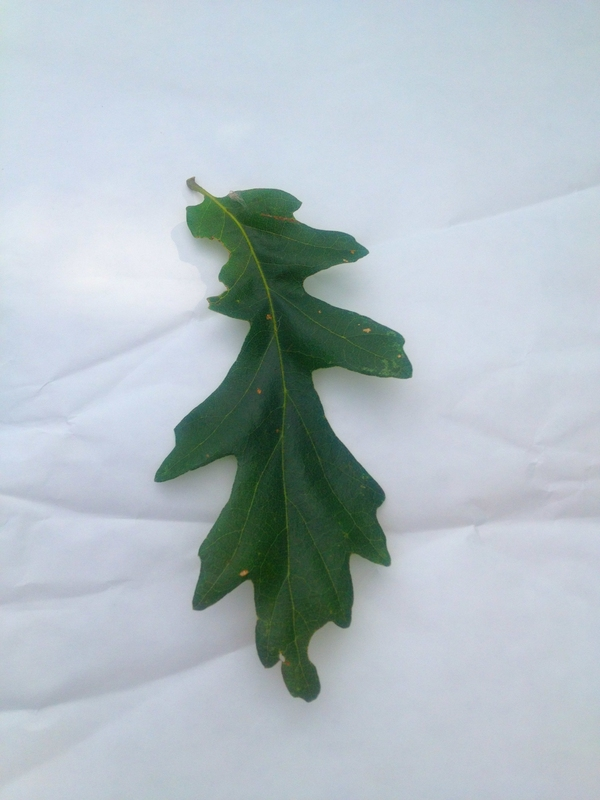
#> input picture Domasni/DomasnaRabota3/database/11187.jpg, 600 x 800 px
$ python DomasnaRabota3.19.py
#> lines starting #> are read from the running program, lines starting #| are printed output that depends on the picture; after the words box and inside, x2 and y2 are one past the last pixel; in counts of white or black regions, pixels touching at a corner belong together
import cv2
import numpy as np

img = cv2.imread('database/11187.jpg')
#> img is the input picture: shape (800, 600, 3); mean B, G, R 195, 189.1, 176.8
gray = cv2.cvtColor(img, cv2.COLOR_BGR2GRAY)
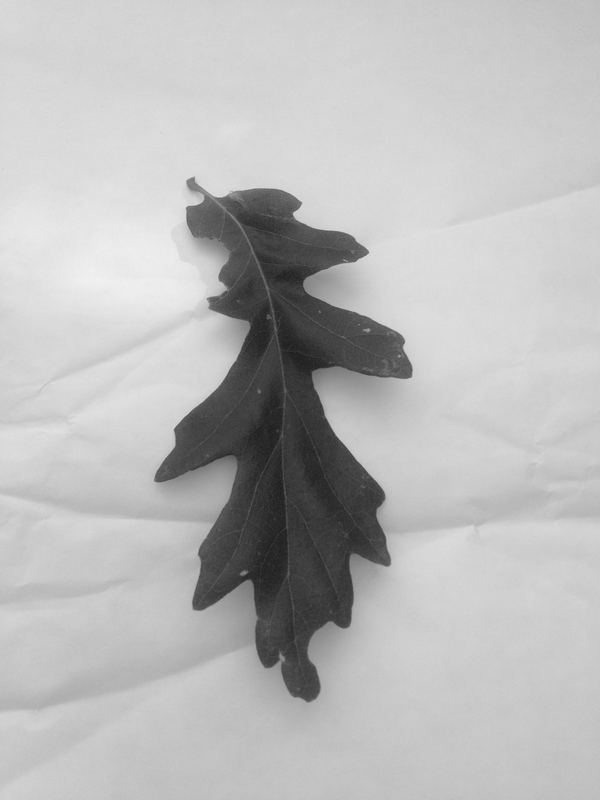
#> gray: shape (800, 600); min 28, max 242, mean 186.1
ret, thresh = cv2.threshold(gray, 0, 255, cv2.THRESH_BINARY_INV + cv2.THRESH_OTSU)
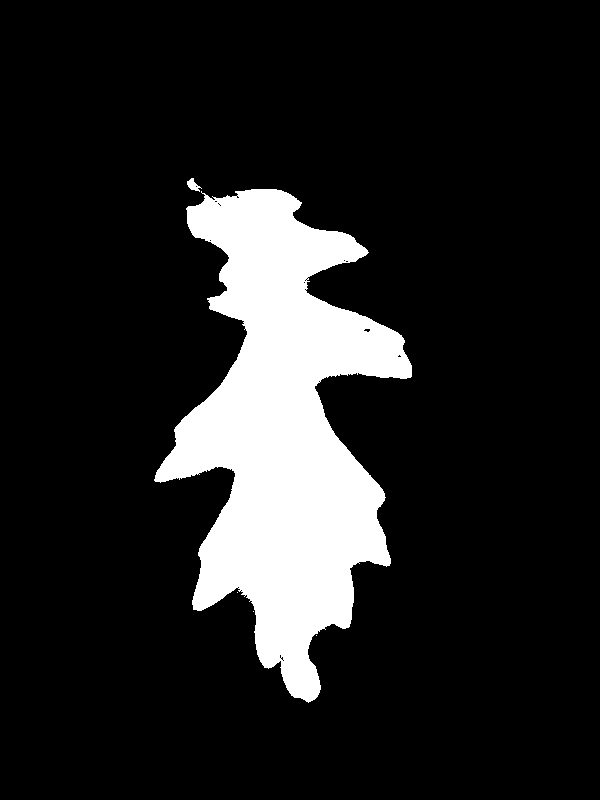
#> thresh: shape (800, 600); 13.6% white; 5 white regions (3 under 20 px)
#> ret = 135
contours, _ = cv2.findContours(thresh, cv2.RETR_EXTERNAL, cv2.CHAIN_APPROX_SIMPLE)
#> contours = 5 contours, 3 with area under 20; largest, box (x1, y1, x2, y2) and area: (154, 189, 412, 703) 64200, (187, 178, 202, 192) 82
contour_img = np.zeros_like(img)
cv2.drawContours(contour_img, contours, -1, (0, 140, 0), 2)
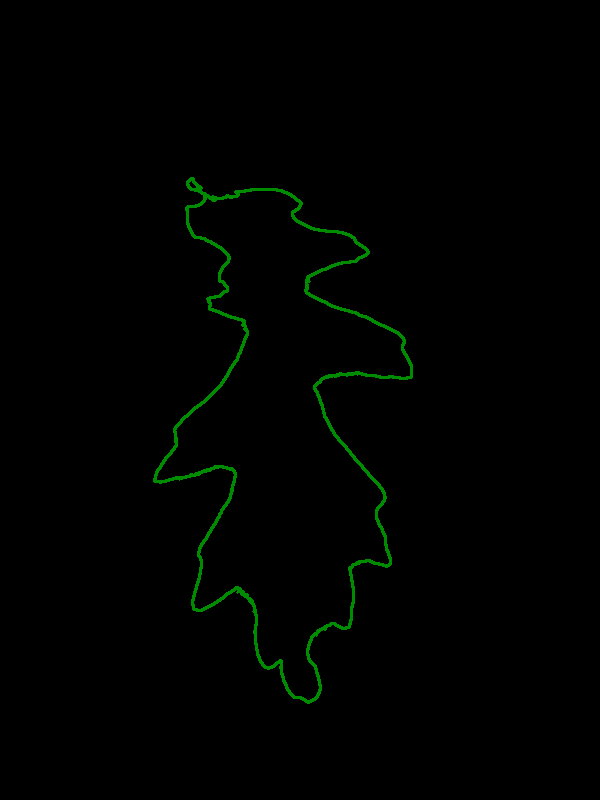
#> contour_img: shape (800, 600, 3); mean of channels 0, 1, 2 0, 1.9, 0; drawn as B, G, R
cv2.imshow('Original Image', img)
cv2.imshow('Segmentation', thresh)
processed_img = cv2.medianBlur(thresh, 5)
#> processed_img: shape (800, 600); 13.6% white; 2 white regions, box (x1, y1, x2, y2) and area: (155, 189, 412, 702) 65040, (187, 179, 200, 191) 94
cv2.imshow('Processed Image', processed_img)
cv2.imshow('Image with Contours', contour_img)
cv2.waitKey(0)
cv2.destroyAllWindows()

$ run again, with Domasni/DomasnaRabota3/database/1.jpg copied over Domasni/DomasnaRabota3/database/11187.jpg
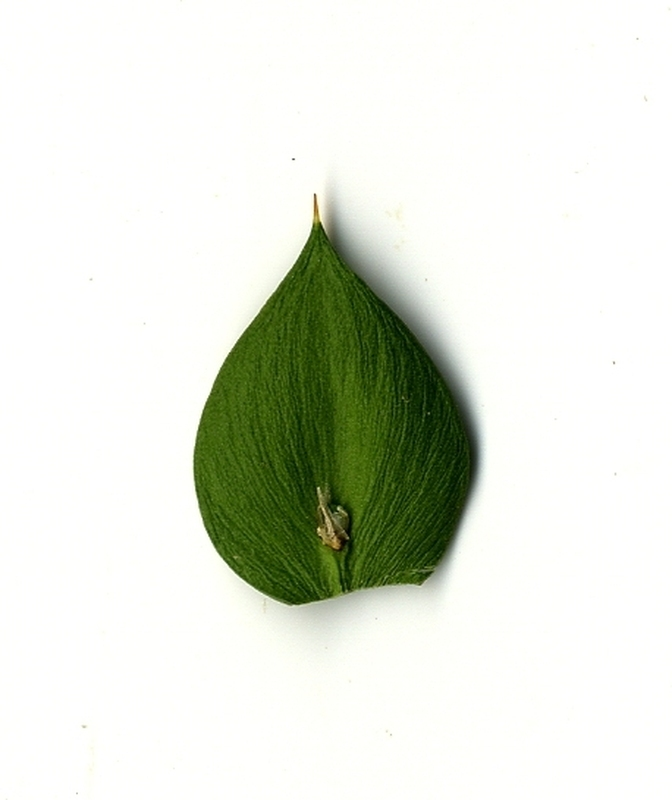
#> input picture Domasni/DomasnaRabota3/database/1.jpg, 672 x 800 px
#> img is the input picture: shape (800, 672, 3); mean B, G, R 218, 228.9, 224.7
#> `ret, thresh = cv2.threshold(gray, 0, 255, cv2.THRESH_BINARY_INV + cv2...`:
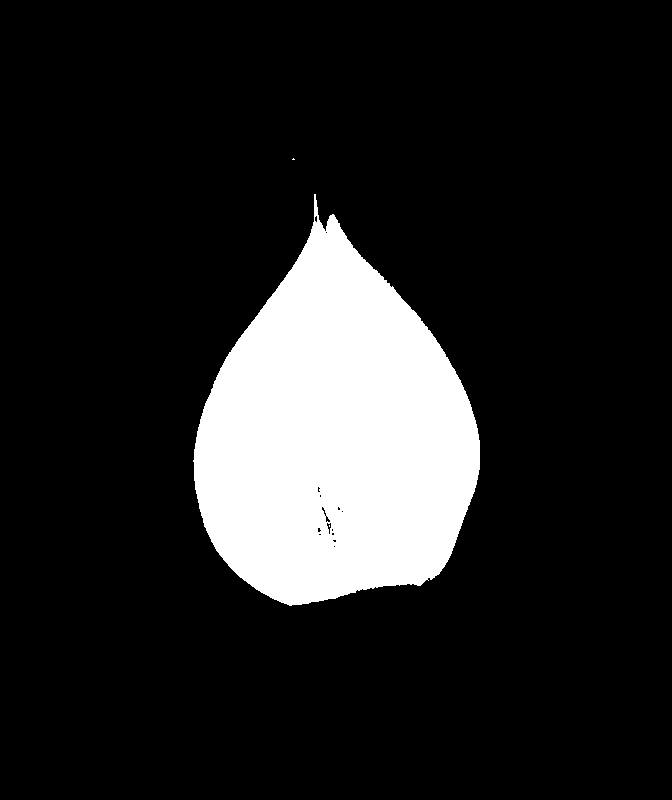
#> thresh: shape (800, 672); 14.2% white; 3 white regions (2 under 20 px)
#> ret = 158
#> contours = 2 contours, 1 with area under 20; largest, box (x1, y1, x2, y2) and area: (193, 194, 480, 606) 75820
#> `cv2.drawContours(contour_img, contours, -1, (0, 140, 0), 2)`:
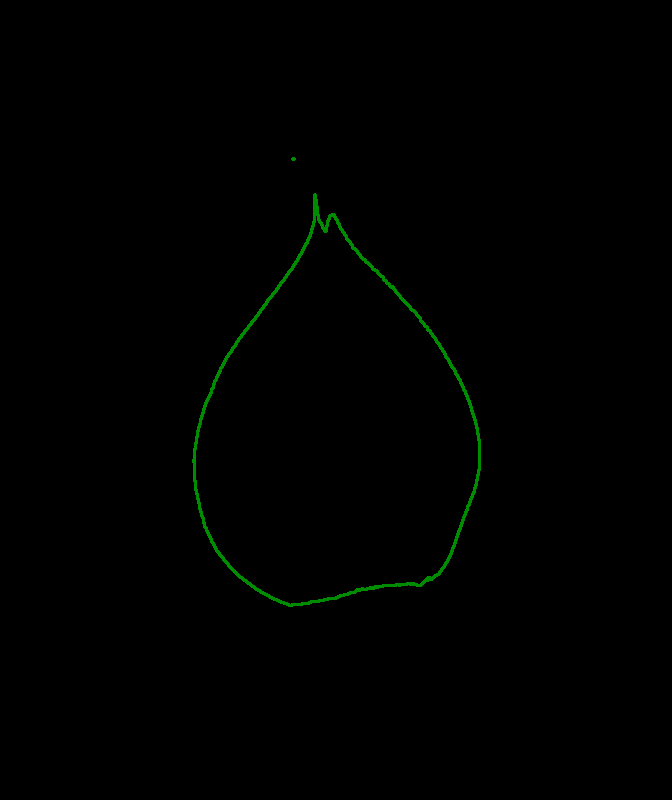
#> contour_img: shape (800, 672, 3); mean of channels 0, 1, 2 0, 1, 0; drawn as B, G, R
#> processed_img: shape (800, 672); 14.2% white; 1 white region, box (x1, y1, x2, y2) and area: (194, 200, 480, 606) 76293

$ run again, with Domasni/DomasnaRabota3/database/10000.jpg copied over Domasni/DomasnaRabota3/database/11187.jpg
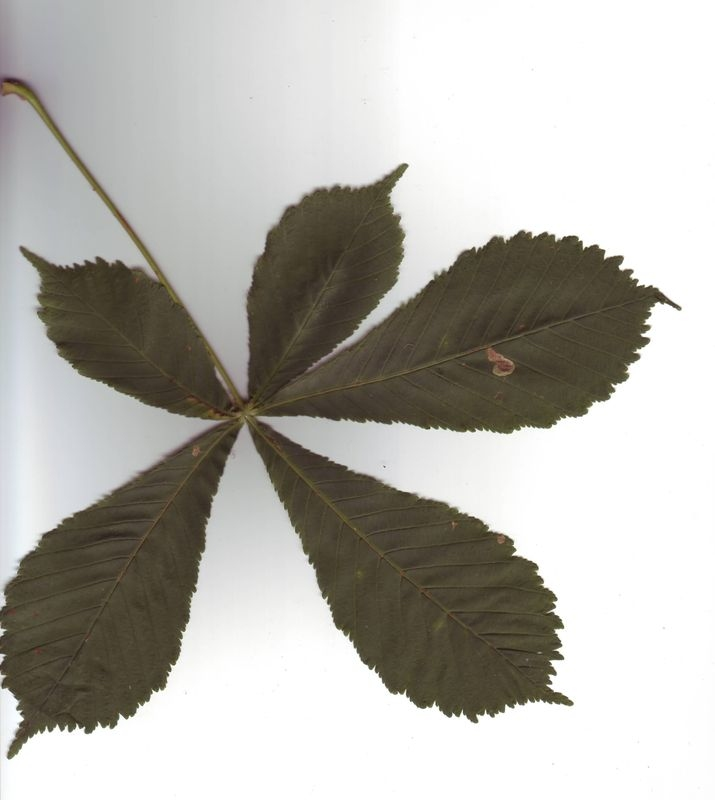
#> input picture Domasni/DomasnaRabota3/database/10000.jpg, 715 x 800 px
#> img is the input picture: shape (800, 715, 3); mean B, G, R 173.9, 179.8, 181.8
#> `ret, thresh = cv2.threshold(gray, 0, 255, cv2.THRESH_BINARY_INV + cv2...`:
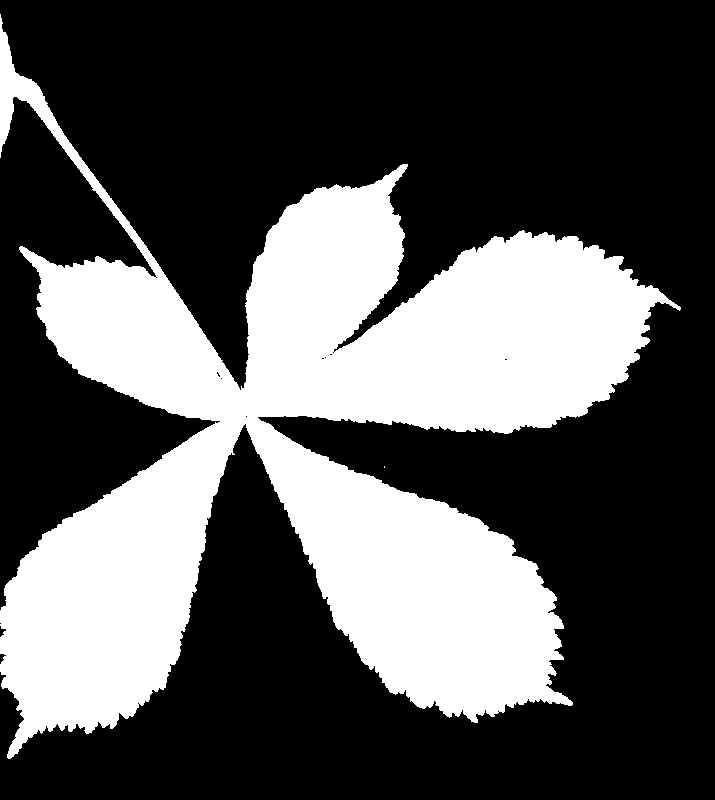
#> thresh: shape (800, 715); 33% white; 2 white regions (1 under 20 px)
#> ret = 151
#> contours = 2 contours, 1 with area under 20; largest, box (x1, y1, x2, y2) and area: (0, 14, 681, 759) 186296
#> `processed_img = cv2.medianBlur(thresh, 5)`:
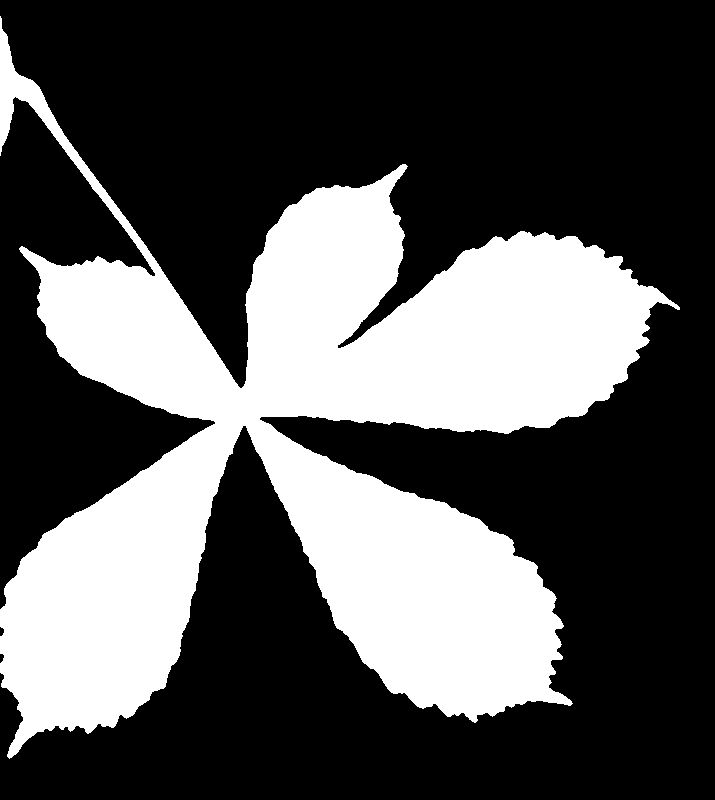
#> processed_img: shape (800, 715); 33% white; 1 white region, box (x1, y1, x2, y2) and area: (0, 16, 680, 759) 188844

$ run again, with Domasni/DomasnaRabota3/database/10001.jpg copied over Domasni/DomasnaRabota3/database/11187.jpg
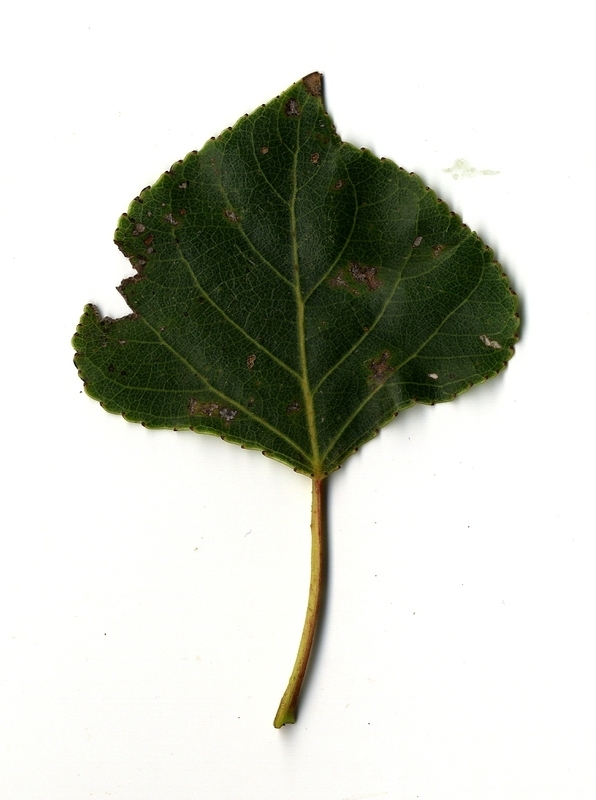
#> input picture Domasni/DomasnaRabota3/database/10001.jpg, 596 x 800 px
#> img is the input picture: shape (800, 596, 3); mean B, G, R 195.5, 204.3, 201.6
#> `ret, thresh = cv2.threshold(gray, 0, 255, cv2.THRESH_BINARY_INV + cv2...`:
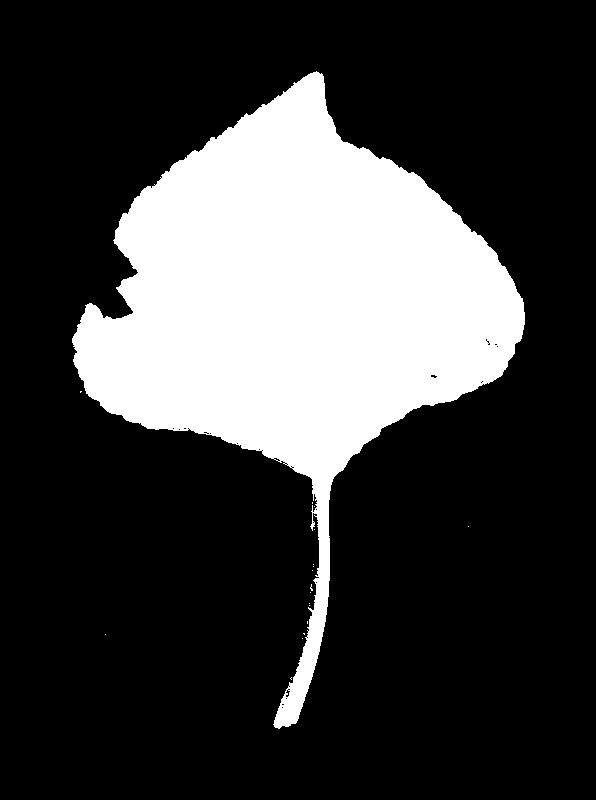
#> thresh: shape (800, 596); 24.1% white; 18 white regions (17 under 20 px)
#> ret = 148
#> contours = 18 contours, 17 with area under 20; largest, box (x1, y1, x2, y2) and area: (72, 71, 525, 729) 113786
#> `processed_img = cv2.medianBlur(thresh, 5)`:
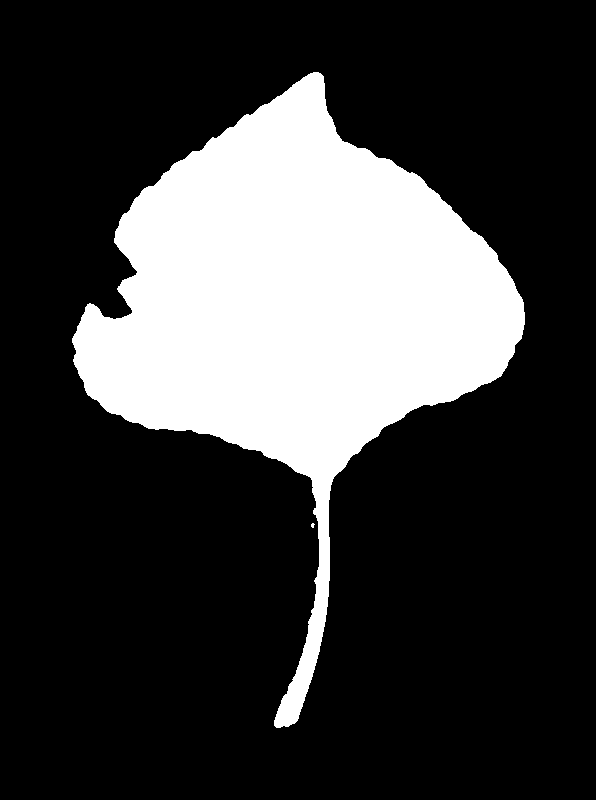
#> processed_img: shape (800, 596); 24.1% white; 2 white regions (1 under 20 px), largest, box (x1, y1, x2, y2) and area: (72, 72, 525, 728) 114679
